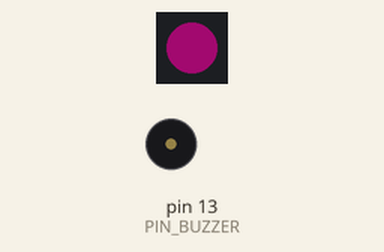
This sketch was run on a simulated Arduino Uno, built with avr-gcc and run on an emulated ATmega328P. On the bench: 1 RGB LEDs in strip order, left to right, buzzer (waves = sounding, pin HIGH). Dim RGB values are drawn brighter than linear; random numbers use the default seed unless the sketch sets one.

Above: at 0.05 s.
At 10.01 s:
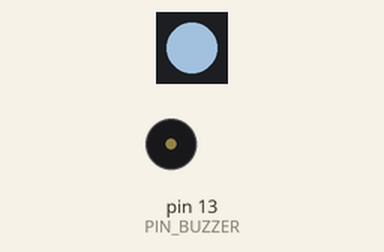
At 20.03 s:
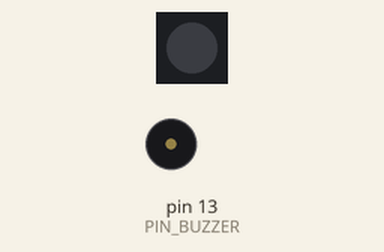
At 39.93 s:
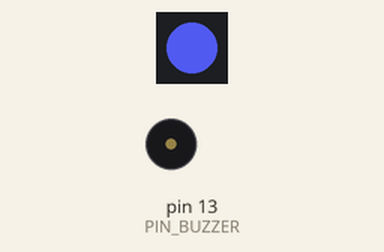
Timing chart, 0 to 40.0 s (numbered marks = the images above):
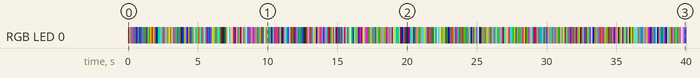

The sketch:

first_try.ino
```cpp
#include <Adafruit_NeoPixel.h>


#define PIN_LED     15
#define PIN_BUZZER  13

// create pixel object, 1 pixel connected at PIN_LED
Adafruit_NeoPixel pixel = Adafruit_NeoPixel(1, PIN_LED, NEO_GRB + NEO_KHZ800);

void setup() {
  // turn off buzzer
  pinMode(PIN_BUZZER, OUTPUT);
  digitalWrite(PIN_BUZZER, 0);

  // initialize LED
  pixel.begin();
  pixel.setBrightness(48);
  pixel.show();
  // lower brightess (default is 256)


}

void loop() {

  // random color values
  int r = random(0,255);
  int g = random(0,255);
  int b = random(0,255);
  // random brightness value
  int i = random(0, 255);

  pixel.setPixelColor(0, r, g, b);
  pixel.setBrightness(i);
  pixel.show();
  delay(100);


}
```

Measured:
- by itself, RGB LED 0: off → RGB(35, 2, 24) at 0.00 s, → RGB(47, 54, 30) 0.10 s later, → RGB(59, 34, 38) 0.10 s later, → RGB(57, 25, 57) 0.10 s later, … (393 changes in this stretch)
